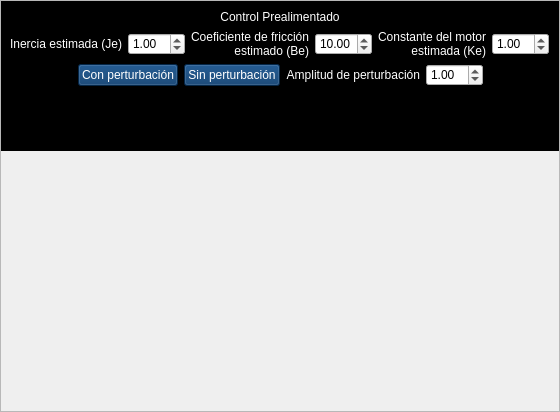
<?xml version="1.0" encoding="UTF-8"?>
<ui version="4.0">
 <class>sim_U3_T3</class>
 <widget class="QWidget" name="sim_U3_T3">
  <property name="geometry">
   <rect>
    <x>0</x>
    <y>0</y>
    <width>560</width>
    <height>412</height>
   </rect>
  </property>
  <property name="windowTitle">
   <string>Sim_U3_T3</string>
  </property>
  <property name="styleSheet">
   <string notr="true">QWidget#sim_U3_T3{
background-color:rgba(0,0,0,0);
}</string>
  </property>
  <layout class="QVBoxLayout" name="verticalLayout">
   <property name="spacing">
    <number>5</number>
   </property>
   <property name="leftMargin">
    <number>0</number>
   </property>
   <property name="topMargin">
    <number>0</number>
   </property>
   <property name="rightMargin">
    <number>0</number>
   </property>
   <property name="bottomMargin">
    <number>0</number>
   </property>
   <item>
    <widget class="QScrollArea" name="scrollArea">
     <property name="widgetResizable">
      <bool>true</bool>
     </property>
     <widget class="QWidget" name="scrollAreaWidgetContents">
      <property name="geometry">
       <rect>
        <x>0</x>
        <y>0</y>
        <width>569</width>
        <height>169</height>
       </rect>
      </property>
      <property name="sizePolicy">
       <sizepolicy hsizetype="Preferred" vsizetype="Fixed">
        <horstretch>0</horstretch>
        <verstretch>0</verstretch>
       </sizepolicy>
      </property>
      <property name="styleSheet">
       <string notr="true">QWidget#scrollAreaWidgetContents{
background-color:rgb(0,0,0);
}
QLabel{
color:white;
}
QSpinBox{
color:white;
background-color:translucid;
}
QPushButton{
font:16pt &quot;Britannic Bold&quot;;
color:white;
background-color:rgba(0,51,102,200);
}
QPushButton:hover{
background-color:rgba(0,51,150,200);
}</string>
      </property>
      <layout class="QVBoxLayout" name="verticalLayout_2">
       <item>
        <widget class="QLabel" name="label">
         <property name="text">
          <string>Control Prealimentado</string>
         </property>
         <property name="alignment">
          <set>Qt::AlignCenter</set>
         </property>
        </widget>
       </item>
       <item>
        <layout class="QHBoxLayout" name="horizontalLayout_3">
         <item>
          <spacer name="horizontalSpacer_3">
           <property name="orientation">
            <enum>Qt::Horizontal</enum>
           </property>
           <property name="sizeHint" stdset="0">
            <size>
             <width>40</width>
             <height>20</height>
            </size>
           </property>
          </spacer>
         </item>
         <item>
          <widget class="QLabel" name="label_3">
           <property name="text">
            <string>Inercia estimada (Je)</string>
           </property>
           <property name="alignment">
            <set>Qt::AlignRight|Qt::AlignTrailing|Qt::AlignVCenter</set>
           </property>
          </widget>
         </item>
         <item>
          <widget class="QDoubleSpinBox" name="sb_Je">
           <property name="singleStep">
            <double>0.100000000000000</double>
           </property>
           <property name="value">
            <double>1.000000000000000</double>
           </property>
          </widget>
         </item>
         <item>
          <widget class="QLabel" name="label_4">
           <property name="text">
            <string>Coeficiente de fricción
estimado (Be)</string>
           </property>
           <property name="alignment">
            <set>Qt::AlignRight|Qt::AlignTrailing|Qt::AlignVCenter</set>
           </property>
          </widget>
         </item>
         <item>
          <widget class="QDoubleSpinBox" name="sb_Be">
           <property name="singleStep">
            <double>0.100000000000000</double>
           </property>
           <property name="value">
            <double>10.000000000000000</double>
           </property>
          </widget>
         </item>
         <item>
          <widget class="QLabel" name="label_5">
           <property name="text">
            <string>Constante del motor
estimada (Ke)</string>
           </property>
           <property name="alignment">
            <set>Qt::AlignRight|Qt::AlignTrailing|Qt::AlignVCenter</set>
           </property>
          </widget>
         </item>
         <item>
          <widget class="QDoubleSpinBox" name="sb_Ke">
           <property name="singleStep">
            <double>0.100000000000000</double>
           </property>
           <property name="value">
            <double>1.000000000000000</double>
           </property>
          </widget>
         </item>
         <item>
          <spacer name="horizontalSpacer_4">
           <property name="orientation">
            <enum>Qt::Horizontal</enum>
           </property>
           <property name="sizeHint" stdset="0">
            <size>
             <width>40</width>
             <height>20</height>
            </size>
           </property>
          </spacer>
         </item>
        </layout>
       </item>
       <item>
        <layout class="QHBoxLayout" name="horizontalLayout_2">
         <item>
          <spacer name="horizontalSpacer">
           <property name="orientation">
            <enum>Qt::Horizontal</enum>
           </property>
           <property name="sizeHint" stdset="0">
            <size>
             <width>40</width>
             <height>20</height>
            </size>
           </property>
          </spacer>
         </item>
         <item>
          <widget class="QPushButton" name="bt_pertOn">
           <property name="text">
            <string>Con perturbación</string>
           </property>
          </widget>
         </item>
         <item>
          <widget class="QPushButton" name="bt_pertOff">
           <property name="text">
            <string>Sin perturbación</string>
           </property>
          </widget>
         </item>
         <item>
          <widget class="QWidget" name="widget" native="true">
           <layout class="QHBoxLayout" name="horizontalLayout">
            <property name="leftMargin">
             <number>0</number>
            </property>
            <property name="topMargin">
             <number>0</number>
            </property>
            <property name="rightMargin">
             <number>0</number>
            </property>
            <property name="bottomMargin">
             <number>0</number>
            </property>
            <item>
             <widget class="QLabel" name="label_2">
              <property name="text">
               <string>Amplitud de perturbación</string>
              </property>
              <property name="alignment">
               <set>Qt::AlignRight|Qt::AlignTrailing|Qt::AlignVCenter</set>
              </property>
             </widget>
            </item>
            <item>
             <widget class="QDoubleSpinBox" name="sb_amplitud">
              <property name="singleStep">
               <double>0.100000000000000</double>
              </property>
              <property name="value">
               <double>1.000000000000000</double>
              </property>
             </widget>
            </item>
           </layout>
          </widget>
         </item>
         <item>
          <spacer name="horizontalSpacer_2">
           <property name="orientation">
            <enum>Qt::Horizontal</enum>
           </property>
           <property name="sizeHint" stdset="0">
            <size>
             <width>40</width>
             <height>20</height>
            </size>
           </property>
          </spacer>
         </item>
        </layout>
       </item>
       <item>
        <widget class="CustomPlotWidget" name="cp" native="true">
         <property name="minimumSize">
          <size>
           <width>0</width>
           <height>50</height>
          </size>
         </property>
        </widget>
       </item>
      </layout>
     </widget>
    </widget>
   </item>
  </layout>
 </widget>
 <customwidgets>
  <customwidget>
   <class>CustomPlotWidget</class>
   <extends>QWidget</extends>
   <header>clases.PlotWidget</header>
   <container>1</container>
  </customwidget>
 </customwidgets>
 <resources/>
 <connections/>
</ui>
